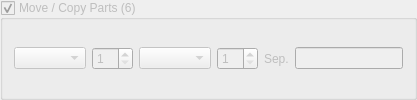
         <widget class="QGroupBox" name="moveCopyPartsBox">
          <property name="enabled">
           <bool>false</bool>
          </property>
          <property name="title">
           <string>Move / Copy Parts (6)</string>
          </property>
          <property name="checkable">
           <bool>true</bool>
          </property>
          <layout class="QHBoxLayout" name="horizontalLayout_5">
           <item>
            <widget class="QComboBox" name="moveCopyPartsCombo_1"/>
           </item>
           <item>
            <widget class="QSpinBox" name="moveCopyPartsSpin_1">
             <property name="minimum">
              <number>1</number>
             </property>
             <property name="value">
              <number>1</number>
             </property>
            </widget>
           </item>
           <item>
            <widget class="QComboBox" name="moveCopyPartsCombo_2"/>
           </item>
           <item>
            <widget class="QSpinBox" name="moveCopyPartsSpin_2">
             <property name="minimum">
              <number>1</number>
             </property>
             <property name="value">
              <number>1</number>
             </property>
            </widget>
           </item>
           <item>
            <widget class="QLabel" name="label_33">
             <property name="text">
              <string>Sep.</string>
             </property>
            </widget>
           </item>
           <item>
            <widget class="QLineEdit" name="moveCopyPartsSepEdit"/>
           </item>
          </layout>
         </widget>
